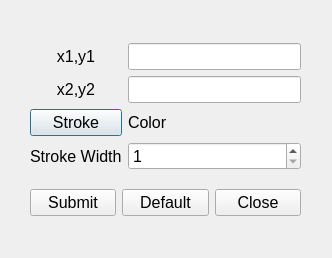
<?xml version="1.0" encoding="UTF-8"?>
<ui version="4.0">
 <class>vectorline</class>
 <widget class="QDialog" name="vectorline">
  <property name="geometry">
   <rect>
    <x>0</x>
    <y>0</y>
    <width>332</width>
    <height>258</height>
   </rect>
  </property>
  <property name="windowTitle">
   <string>Line Components</string>
  </property>
  <widget class="QWidget" name="layoutWidget">
   <property name="geometry">
    <rect>
     <x>30</x>
     <y>30</y>
     <width>271</width>
     <height>201</height>
    </rect>
   </property>
   <layout class="QVBoxLayout" name="verticalLayout">
    <item>
     <layout class="QGridLayout" name="gridLayout">
      <item row="0" column="0">
       <widget class="QLabel" name="label_2">
        <property name="font">
         <font>
          <pointsize>12</pointsize>
         </font>
        </property>
        <property name="text">
         <string>x1,y1</string>
        </property>
        <property name="alignment">
         <set>Qt::AlignCenter</set>
        </property>
       </widget>
      </item>
      <item row="0" column="1">
       <widget class="QLineEdit" name="lineEdit">
        <property name="font">
         <font>
          <pointsize>12</pointsize>
         </font>
        </property>
       </widget>
      </item>
      <item row="1" column="0">
       <widget class="QLabel" name="label_3">
        <property name="font">
         <font>
          <pointsize>12</pointsize>
         </font>
        </property>
        <property name="text">
         <string>x2,y2</string>
        </property>
        <property name="alignment">
         <set>Qt::AlignCenter</set>
        </property>
       </widget>
      </item>
      <item row="1" column="1">
       <widget class="QLineEdit" name="lineEdit_2">
        <property name="font">
         <font>
          <pointsize>12</pointsize>
         </font>
        </property>
       </widget>
      </item>
      <item row="2" column="0">
       <widget class="QPushButton" name="pushButton">
        <property name="font">
         <font>
          <pointsize>12</pointsize>
         </font>
        </property>
        <property name="text">
         <string>Stroke</string>
        </property>
       </widget>
      </item>
      <item row="2" column="1">
       <widget class="QLabel" name="label_4">
        <property name="font">
         <font>
          <pointsize>12</pointsize>
         </font>
        </property>
        <property name="text">
         <string>Color</string>
        </property>
       </widget>
      </item>
      <item row="3" column="0">
       <widget class="QLabel" name="label_5">
        <property name="font">
         <font>
          <pointsize>12</pointsize>
         </font>
        </property>
        <property name="text">
         <string>Stroke Width</string>
        </property>
       </widget>
      </item>
      <item row="3" column="1">
       <widget class="QSpinBox" name="spinBox">
        <property name="font">
         <font>
          <pointsize>12</pointsize>
         </font>
        </property>
        <property name="minimum">
         <number>1</number>
        </property>
        <property name="maximum">
         <number>4</number>
        </property>
       </widget>
      </item>
     </layout>
    </item>
    <item>
     <layout class="QHBoxLayout" name="horizontalLayout">
      <item>
       <widget class="QPushButton" name="pushButton_2">
        <property name="font">
         <font>
          <pointsize>12</pointsize>
         </font>
        </property>
        <property name="text">
         <string>Submit</string>
        </property>
       </widget>
      </item>
      <item>
       <widget class="QPushButton" name="pushButton_4">
        <property name="font">
         <font>
          <pointsize>12</pointsize>
         </font>
        </property>
        <property name="text">
         <string>Default</string>
        </property>
       </widget>
      </item>
      <item>
       <widget class="QPushButton" name="pushButton_3">
        <property name="font">
         <font>
          <pointsize>12</pointsize>
         </font>
        </property>
        <property name="text">
         <string>Close</string>
        </property>
       </widget>
      </item>
     </layout>
    </item>
   </layout>
  </widget>
 </widget>
 <resources/>
 <connections>
  <connection>
   <sender>pushButton_3</sender>
   <signal>clicked()</signal>
   <receiver>vectorline</receiver>
   <slot>close()</slot>
   <hints>
    <hint type="sourcelabel">
     <x>266</x>
     <y>214</y>
    </hint>
    <hint type="destinationlabel">
     <x>287</x>
     <y>245</y>
    </hint>
   </hints>
  </connection>
  <connection>
   <sender>pushButton_2</sender>
   <signal>clicked()</signal>
   <receiver>vectorline</receiver>
   <slot>accept()</slot>
   <hints>
    <hint type="sourcelabel">
     <x>84</x>
     <y>207</y>
    </hint>
    <hint type="destinationlabel">
     <x>95</x>
     <y>238</y>
    </hint>
   </hints>
  </connection>
 </connections>
</ui>
